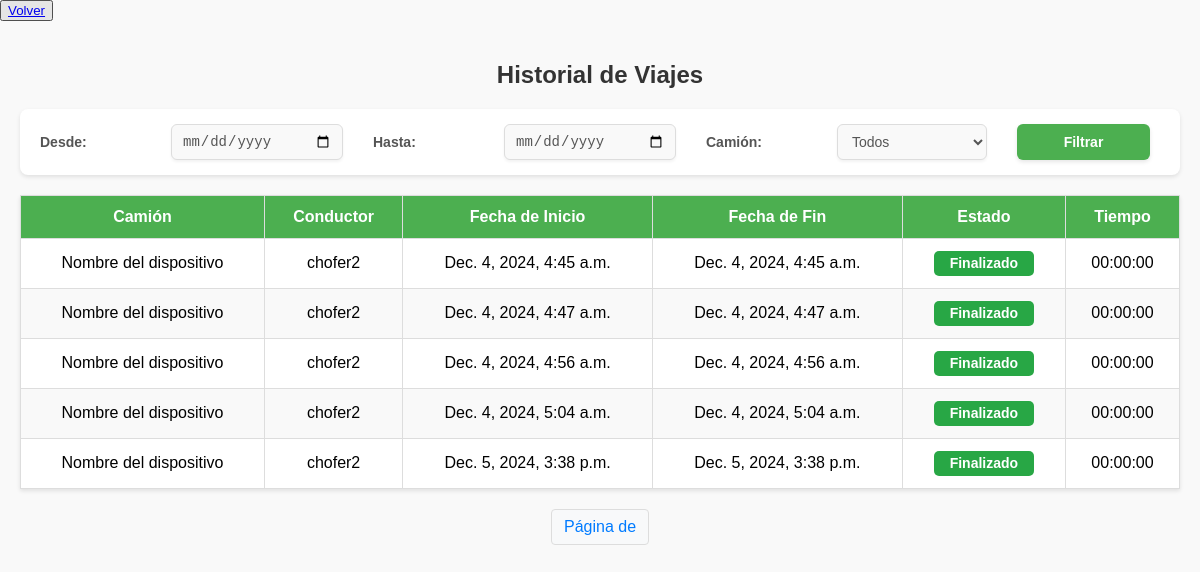
/camiones/historial-viajes-chofer/ (signed in), run on an earlier commit of the app's database.
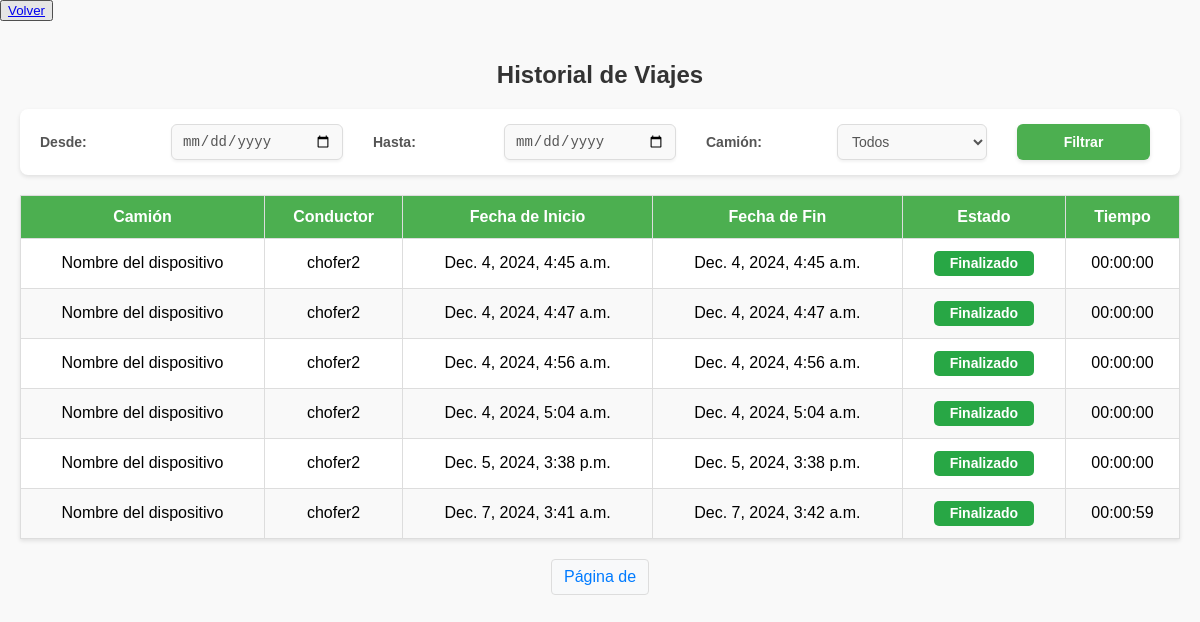
And on a later commit of the database.
### camiones/models.py (models this page shows, shortened)
class HistorialViaje(models.Model):
    camion = models.ForeignKey(Camion, on_delete=models.CASCADE, related_name="viajes")
    chofer = models.ForeignKey(User, on_delete=models.CASCADE, related_name="viajes")
    fecha_inicio = models.DateTimeField()
    fecha_fin = models.DateTimeField(null=True, blank=True)
    ruta = models.TextField(null=True, blank=True)  # JSON con la ruta del viaje
    estado = models.CharField(max_length=50, default="En curso")
    latitud_inicial = models.FloatField(null=True, blank=True)
    longitud_inicial = models.FloatField(null=True, blank=True)
    latitud_final = models.FloatField(null=True, blank=True)
    longitud_final = models.FloatField(null=True, blank=True)
    duracion_total = models.DurationField(null=True, blank=True)
    @property
    def duracion_formateada(self):
        if self.duracion_total is None or self.duracion_total < timedelta(seconds=0):
            return "00:00:00"
        total_seconds = int(self.duracion_total.total_seconds())
        hours = total_seconds // 3600
        minutes = (total_seconds % 3600) // 60
        seconds = total_seconds % 60
        return f"{hours:02}:{minutes:02}:{seconds:02}"

class Camion(models.Model):
    nombre = models.CharField(max_length=100)
    patente = models.CharField(max_length=20, null=True, blank=True)
    marca = models.CharField(max_length=100, null=True, blank=True)
    modelo = models.CharField(max_length=100, null=True, blank=True)
    año = models.IntegerField(null=True, blank=True)
    color = models.CharField(max_length=50, null=True, blank=True)
    latitud = models.FloatField(null=True)
    longitud = models.FloatField(null=True)
    ultima_actualizacion = models.DateTimeField(auto_now=True)
    choferes_asignados = models.ManyToManyField(User, through='AsignacionChofer')

### camiones/views.py (the view)
# urls.py: path('historial-viajes-chofer/', views.historial_viajes_chofer, name='historial_viajes_chofer'),
@login_required
def historial_viajes_chofer(request):
    historial = HistorialViaje.objects.all()
    if not request.user.is_staff:  # Mostrar solo viajes del chofer
        historial = historial.filter(chofer=request.user)
    fecha_inicio = request.GET.get('fecha_inicio')
    fecha_fin = request.GET.get('fecha_fin')
    camion_id = request.GET.get('camion_id')
    if fecha_inicio:
        historial = historial.filter(fecha_inicio__gte=fecha_inicio)
    if fecha_fin:
        historial = historial.filter(fecha_fin__lte=fecha_fin)
    if camion_id:
        historial = historial.filter(camion_id=camion_id)
    return render(request, 'historial_viajes_chofer.html', {'historial': historial})

### camiones/templates/historial_viajes_chofer.html (shortened to what this page needs)
{% load static %}
<!DOCTYPE html>
<html lang="es">
<head>
    <link href="https://cdnjs.cloudflare.com/ajax/libs/font-awesome/5.15.4/css/all.min.css" rel="stylesheet">
    <link rel="stylesheet" href="{% static 'css/historial_menu.css' %}">
    <link rel="stylesheet" href="{% static 'css/historial.css' %}">
</head>
<body>
    <button><a href="{% url 'mostrar_mapa' %}">Volver</a></button>
    <div class="container">
        <h2>Historial de Viajes</h2>
        <form method="GET" action="">
            <label for="fecha_inicio">Desde:</label>
            <input type="date" name="fecha_inicio" id="fecha_inicio">
            <label for="fecha_fin">Hasta:</label>
            <input type="date" name="fecha_fin" id="fecha_fin">
            <label for="camion_id">Camión:</label>
            <select name="camion_id" id="camion_id">
                <option value="">Todos</option>
            </select>
            <button type="submit">Filtrar</button>
        </form>
        {% if historial %}
        <table>
            <thead>
                <tr>
                    <th>Camión</th>
                    <th>Conductor</th>
                    <th>Fecha de Inicio</th>
                    <th>Fecha de Fin</th>
                    <th>Estado</th>
                    <th>Tiempo</th>
                </tr>
            </thead>
            <tbody>
                {% for viaje in historial %}
                <tr>
                    <td>{{ viaje.camion.nombre }}</td>
                    <td>{{ viaje.chofer.username }}</td>
                    <td>{{ viaje.fecha_inicio }}</td>
                    <td>{{ viaje.fecha_fin|default:"En curso" }}</td>
                    <td>
                        {% if viaje.estado == "Finalizado" %}
                        <span class="estado-finalizado">Finalizado</span>
                        {% else %}
                        <span class="estado-en-curso">En curso</span>
                        {% endif %}
                    </td>
                    <td>{{ viaje.duracion_formateada }}</td>
                </tr>
                {% endfor %}
            </tbody>
        </table>
        <div class="pagination">
            <span class="current">Página {{ page_obj.number }} de {{ page_obj.paginator.num_pages }}</span>
        </div>
        {% else %}
        <p class="no-results">No se encontraron viajes para los filtros seleccionados.</p>
        {% endif %}
    </div>
</body>
</html>

What changed in the data, as far as the page shows it:
added HistorialViaje: camion.nombre "Nombre del dispositivo", chofer.username "chofer2", fecha_inicio "Dec. 7, 2024, 3:41 a.m.", fecha_fin "Dec. 7, 2024, 3:42 a.m.", estado "Finalizado", duracion_formateada "00:00:59"
